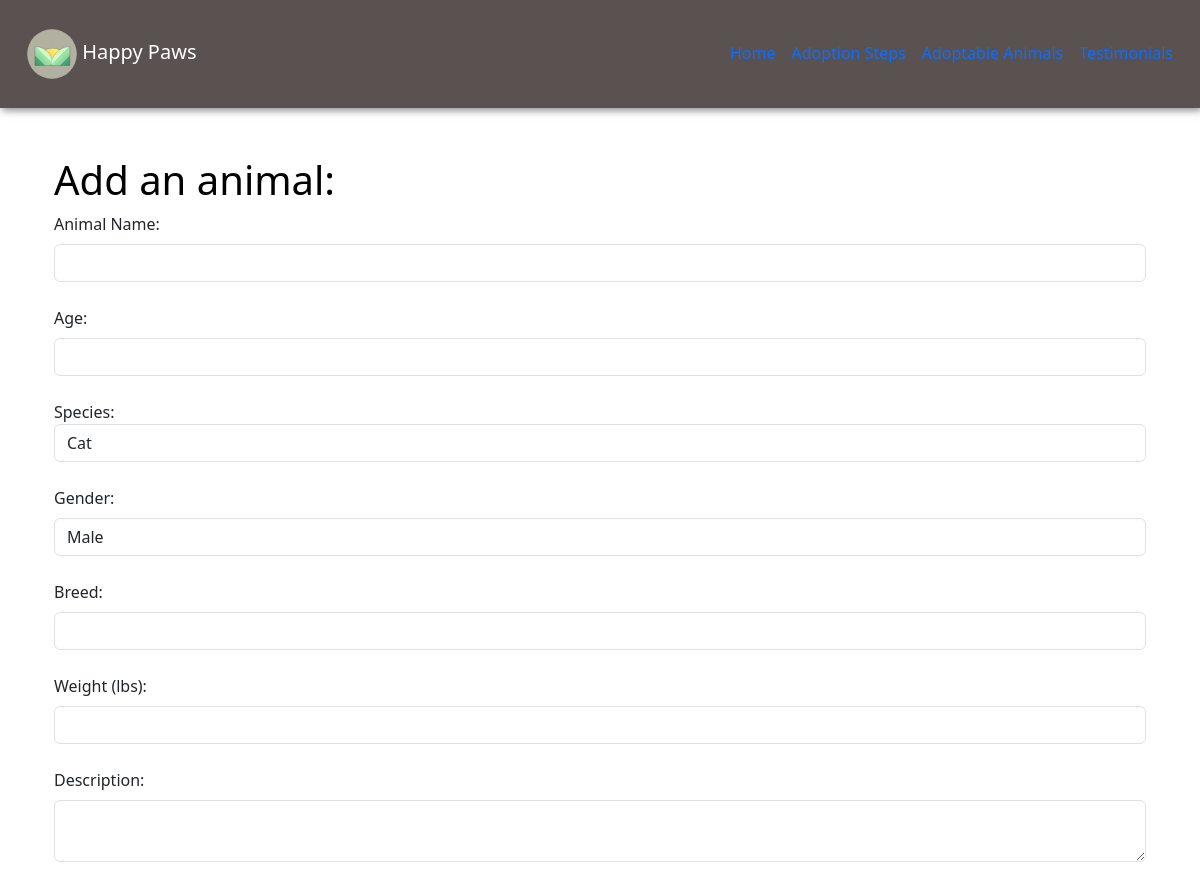
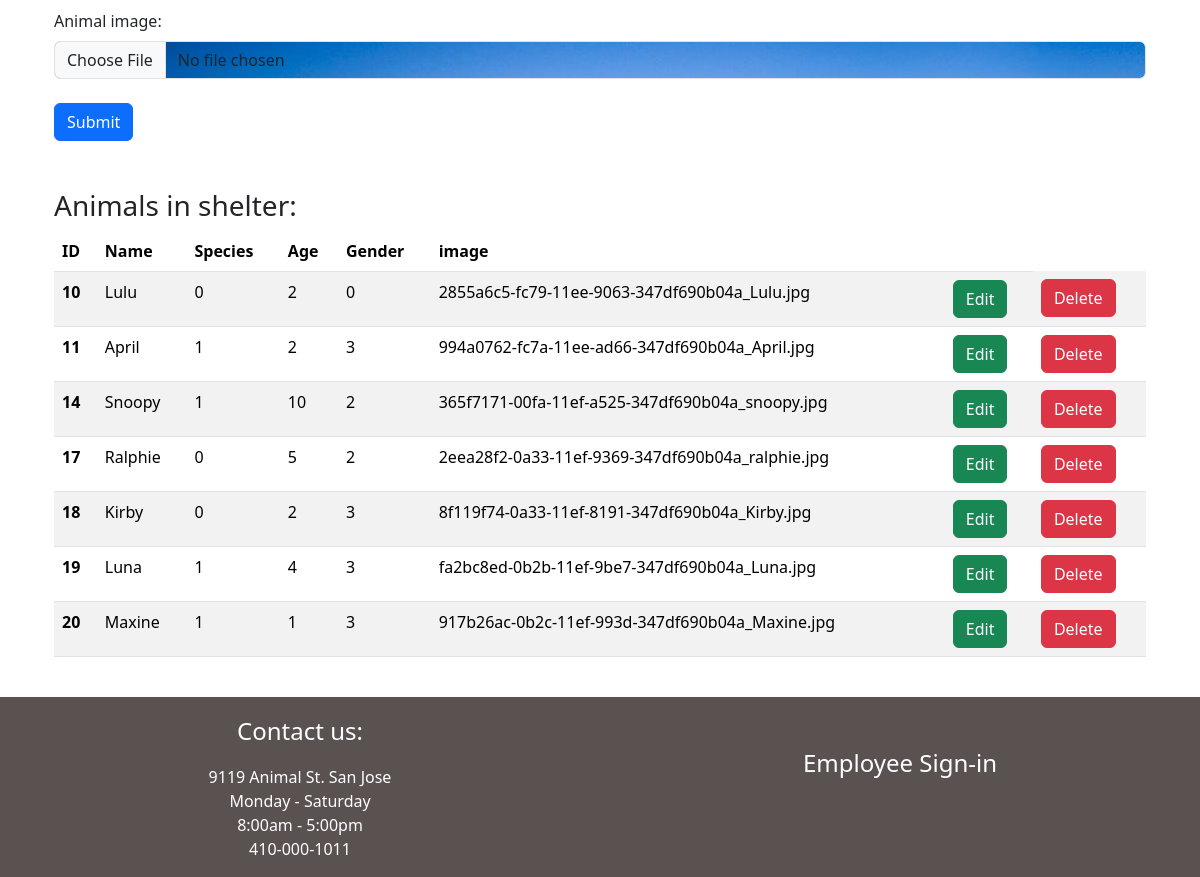
Screenshot of /Animals/Add_Animal with the database file from the repository (2 pictures, top to bottom).
### app.py (models this page shows, shortened)
class Animal(db.Model):
    __tablename__ = 'animals'
    id = db.Column(db.Integer, primary_key=True)
    name = db.Column(db.String(5), nullable=False)
    age = db.Column(db.Integer, nullable=True)
    species = db.Column(db.Integer, nullable=False)
    gender = db.Column(db.Integer, nullable=False)
    breed = db.Column(db.String(150), nullable=True)
    weight = db.Column(db.Numeric, nullable=True)
    description = db.Column(db.Text, nullable=True)
    image_path = db.Column(db.String(), nullable=True)
    date_added = db.Column(db.DateTime, default=datetime.utcnow)

### app.py (the view, shortened to what this page needs)
@app.route('/Animals/Add_Animal', methods=['GET', 'POST'])
def add_animal():
    name = None
    form = animalForm()
    all_animals = Animal.query.order_by(Animal.id)
    return render_template('add_animal.html',
        form = form,
        all_animals=all_animals)

### app.py
class animalForm(FlaskForm):
    name = StringField("Animal Name: ", validators=[DataRequired()])
    age = IntegerField("Age: ", validators=[DataRequired(), NumberRange(min=0, message = "Input must be greater than 0.")])
    species = SelectField(u"Species: ",  choices=[(0, 'Cat'),(1, 'Dog')], validators=[DataRequired()])
    gender = SelectField(u"Gender: ", choices=[(0, 'Male'),(1, 'Female'), (2, 'Neutered Male'), (3, 'Spayed Female')], validators=[DataRequired(),] )
    breed = StringField("Breed: ", validators=[Optional()])
    weight = DecimalField("Weight (lbs): ", validators=[Optional()])
    description = TextAreaField('Description: ', [validators.optional(), validators.length(max=800)])
    image = FileField("Animal image: ")
    submit = SubmitField("Submit")

### templates/add_animal.html (shortened to what this page needs)
{% extends "base.html" %}
{%block body%}
<div class="container p-4">
    <div class="d-flex justify-content-left">
        <h1> Add an animal: </h1>
    </div>
    <div>
        <form method="POST" enctype="multipart/form-data">
            {{ form.name.label(class="form-label") }}
            {{ form.name(class="form-control") }}
            {{ form.age.label(class="form-label") }}
            {{ form.age(class="form-control") }}
            {{ form.species.label(class="form=label") }}
            {{ form.species(class="form-control") }}
            {{ form.gender.label(class="form-label") }}
            {{ form.gender(class="form-control") }}
            {{ form.breed.label(class="form-label") }}
            {{ form.breed(class="form-control") }}
            {{ form.weight.label(class="form-label") }}
            {{ form.weight(class="form-control") }}
            {{ form.description.label(class="form-label") }}
            {{ form.description(class="form-control", maxlength="1000") }}
            {{ form.image.label(class="form-label") }}
            {{ form.image(class="form-control") }}
            {{ form.submit(class="btn btn-primary") }}
        </form>
    </div>
    <div class="d-flex justify-content-left">
        <h3> Animals in shelter: </h3>
    </div>
    <table class="table table-hover table-striped">
        <thead>
          <tr>
            <th scope="col">ID</th>
            <th scope="col">Name</th>
            <th scope="col">Species</th>
            <th scope="col">Age</th>
            <th scope="col">Gender</th>
            <th scope="col">image</th>
            <th scope="col"></th>
          </tr>
        </thead>
        <tbody>
            {% for animal in all_animals %}
            <tr>
                <th scope="row">{{animal.id}}</th>
                <td>{{animal.name}}</td>
                <td>{{animal.species}}</td>
                <td>{{animal.age}}</td>
                <td>{{animal.gender}}</td>
                <td>{{animal.image_path}}</td>
                <td> <a href="{{url_for('update', id=animal.id)}}" class="btn btn-success" id="update">Edit</a></td>
                <td> <a href="{{url_for('delete', id=animal.id)}}" class="btn btn-danger" id="delete" onclick="return confirm('Are you sure you want to delete this animal?')">Delete</a></td>
            </tr>
            {% endfor %}
        </tbody>
      </table>
</div>
{%endblock%}

### static/styles/main.css (style rules this page uses)
h1 { text-align: center; color: black; }

### templates/base.html (style rules this page uses)
#image { background-image: url('../static/images/san_jose.jpg'); background-color: white; }

### rows the page displays
Animal: id "10", name "Lulu", species "0", age "2", gender "0", image_path "2855a6c5-fc79-11ee-9063-347df690b04a_Lulu.jpg"
Animal: id "11", name "April", species "1", age "2", gender "3", image_path "994a0762-fc7a-11ee-ad66-347df690b04a_April.jpg"
Animal: id "14", name "Snoopy", species "1", age "10", gender "2", image_path "365f7171-00fa-11ef-a525-347df690b04a_snoopy.jpg"
Animal: id "17", name "Ralphie", species "0", age "5", gender "2", image_path "2eea28f2-0a33-11ef-9369-347df690b04a_ralphie.jpg"
Animal: id "18", name "Kirby", species "0", age "2", gender "3", image_path "8f119f74-0a33-11ef-8191-347df690b04a_Kirby.jpg"
Animal: id "19", name "Luna", species "1", age "4", gender "3", image_path "fa2bc8ed-0b2b-11ef-9be7-347df690b04a_Luna.jpg"
Animal: id "20", name "Maxine", species "1", age "1", gender "3", image_path "917b26ac-0b2c-11ef-993d-347df690b04a_Maxine.jpg"
